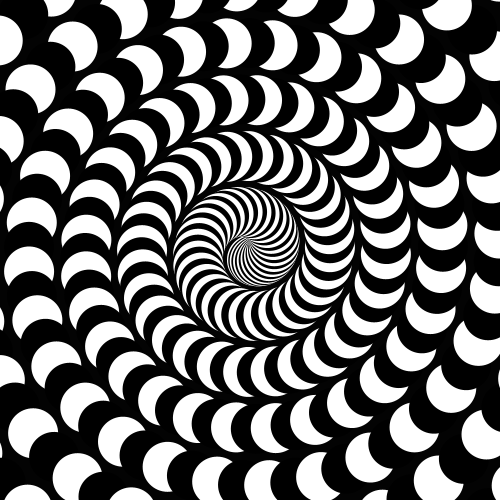
Frame 1 (no input)
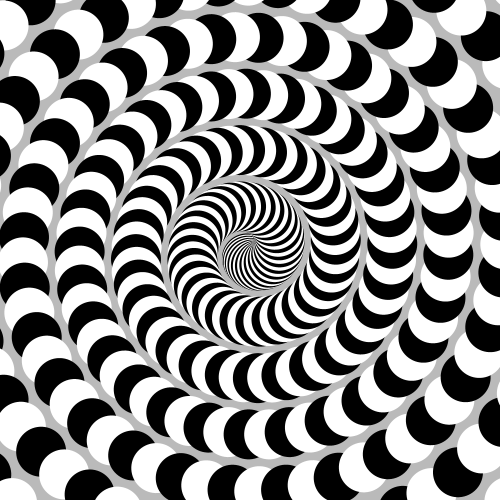
Frame 60 (the mouse pressed at the canvas centre just before this capture)
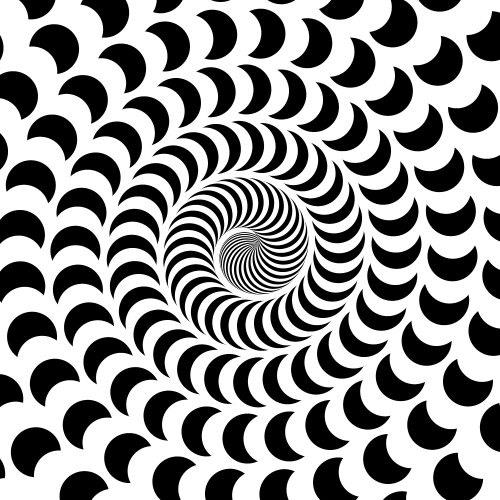
Frame 120 (the mouse held since frame 60 and released just before this capture)

The Processing sketch that drew these frames (run headless with seeded random() and noise(); from frame 60 on, the mouse is pressed at the canvas centre):

// Processing sketch: SpiralWorm
// ── SpiralWorm.pde
float i,x,y,m,f,s,w,d=1;
void setup(){size(500,500);noStroke();}
void draw(){f+=d;s=sin(PI*f/765)*3;background(s*255);m=1f/9;translate(250,250);rotate(s);for(i=0;i<999;i++){x=sin(i*m)*i+sin((f+i)/9)*9;y=cos(i*m)*i+cos((f+i)/9)*9;fill(-1);if(i%2==0)fill(0);circle(x,y,50);}}//#p5t
